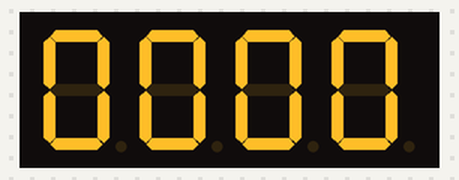
Bench run of a program on a simulated ESP32 board running MicroPython. Shown: 4-digit seven-segment display. The segment pins are drawn as the display they are named for.

Above: at 0.27 s.
At 7.32 s:
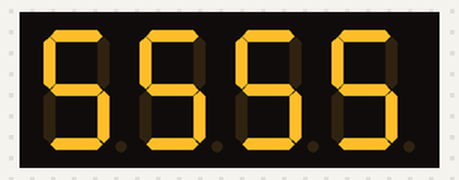
At 11.58 s:
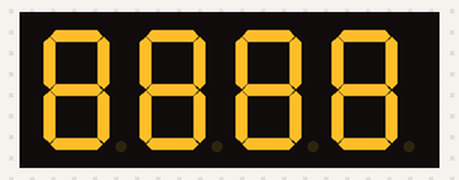
At 18.66 s:
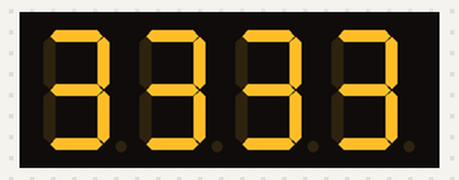
At 27.12 s:
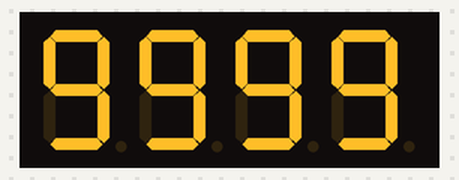
At 37.02 s:
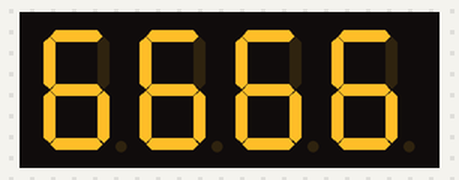

The program:

sevenSegment_Display_PartB.py
```python
#!/usr/bin/env python
# -*-coding:utf-8 -*-
'''
@File    :   sevenSegment_Display_PartB.py
@Time    :   2024/03/12 10:45:44
@Author  :   Uras Ayanoglu
@Version :   1.0
@Contact :   uras.ayanoglu@edu.turkuamk.fi
@License :   (C)Copyright 2024, Uras Ayanoglu
@Desc    :   None
@Platform:   AI-Thinker NodeMCU ESP12k ESP32-S2 on MicroPython v1.22.2
'''

'''
Pin connections between 4-digit 7-segment display and NodeMCU ESP32-S2:

Segment A (Display Pin 11) to NodeMCU GPIO21
Segment B (Display Pin 7) to NodeMCU GPIO19
Segment C (Display Pin 4) to NodeMCU GPIO18
Segment D (Display Pin 2) to NodeMCU GPIO5
Segment E (Display Pin 1) to NodeMCU GPIO17
Segment F (Display Pin 10) to NodeMCU GPIO16
Segment G (Display Pin 5) to NodeMCU GPIO4
Decimal Point (DP) (Display Pin 3) to NodeMCU GPIO1

Display Digits to NodeMCU Pins
Digit 1 (D1) (Display Pin 12) to NodeMCU GPIO15
Digit 2 (D2) (Display Pin 9) to NodeMCU GPIO2
Digit 3 (D3) (Display Pin 8) to NodeMCU GPIO14
Digit 4 (D4) (Display Pin 6) to NodeMCU GPIO13

'''

from machine import Pin
from time import sleep

# Define the GPIO pins (replace x with actual pin numbers)
segments = {'A': Pin(21, Pin.OUT),
            'B': Pin(19, Pin.OUT),
            'C': Pin(18, Pin.OUT),
            'D': Pin(5, Pin.OUT),
            'E': Pin(17, Pin.OUT),
            'F': Pin(16, Pin.OUT),
            'G': Pin(4, Pin.OUT),
            'DP': Pin(1, Pin.OUT)
            }

common_cathodes = {'D1': Pin(15, Pin.OUT),
                   'D2': Pin(2, Pin.OUT),
                   'D3': Pin(14, Pin.OUT),
                   'D4': Pin(13, Pin.OUT)
                   }

def clear_segments():
    for segment in segments.values():
        segment.value(1)

def activate_segments(number):
    clear_segments()
    for segment in number_mapping[number]:
        segments[segment].value(0)

def display_number(number):
    activate_segments(number)
    for _ in range(100):  # Loop to create persistence of vision
        for cathode in common_cathodes.values():
            cathode.value(0)
            sleep(0.001)  # Short delay for each digit
            cathode.value(1)

number_mapping = {
    0: ['A', 'B', 'C', 'D', 'E', 'F'],
    1: ['B', 'C'],
    2: ['A', 'B', 'G', 'E', 'D'],
    3: ['A', 'B', 'G', 'C', 'D'],
    4: ['F', 'G', 'B', 'C'],
    5: ['A', 'F', 'G', 'C', 'D'],
    6: ['A', 'F', 'G', 'C', 'D', 'E'],
    7: ['A', 'B', 'C'],
    8: ['A', 'B', 'C', 'D', 'E', 'F', 'G'],
    9: ['A', 'B', 'C', 'D', 'F', 'G']
}

while True:
    for number in range(10):
        display_number(number)
        sleep(1)  # Adjust the delay as needed
```

Measured:
- what the display in image 0 shows lasts 0.4 s, from 0.1 s to 0.5 s
- what the display in image 1 shows lasts 0.5 s, from 7.1 s to 7.6 s
